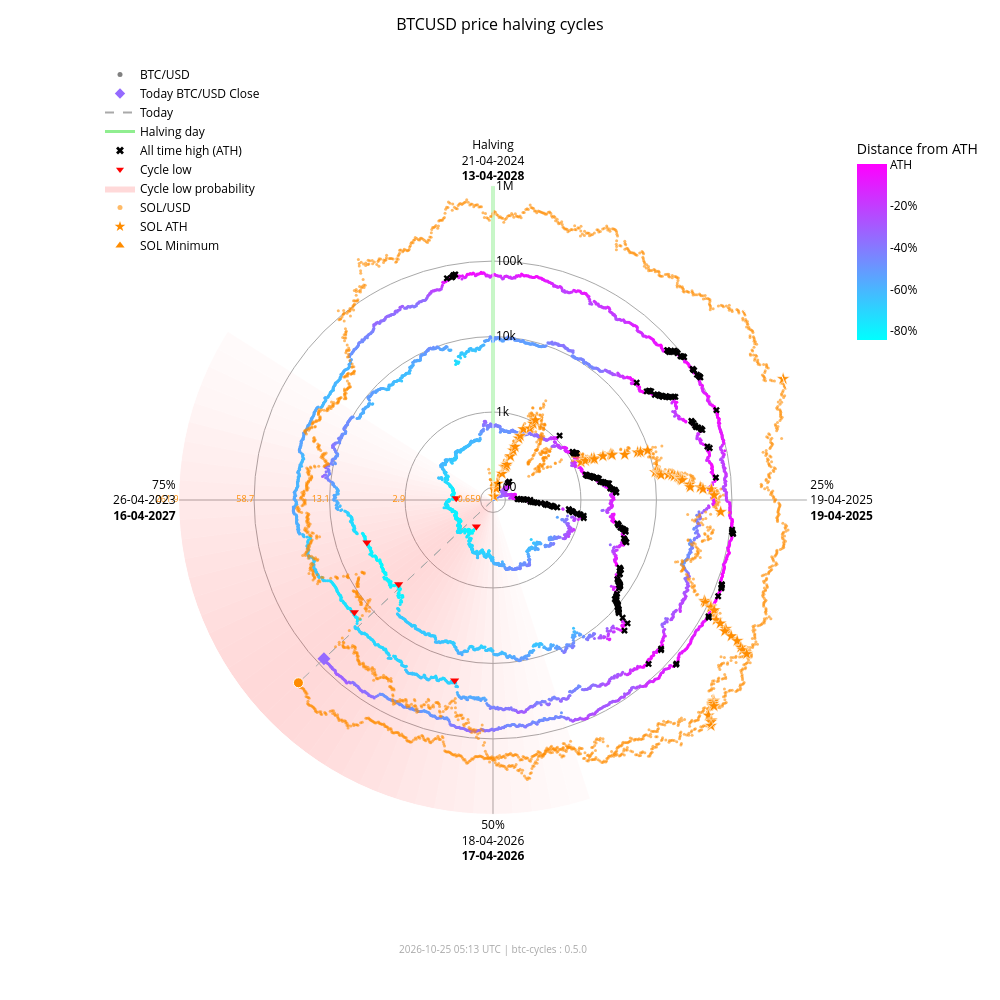

The notebook cell this image was saved under:
### Markdown cell above
### Interactive chart with overlay

### Code cell
fig_overlay_interactive = btc.plot(
    kind="interactive",
    from_date="2012-11-28",
    overlay=sol,
)
fig_overlay_interactive.show(config={"scrollZoom": True, "displayModeBar": True})

### Figure 1 — Plotly figure (JSON) as saved in the notebook; plotly's stock layout.template omitted (floating-point values rounded to 4 significant figures; data arrays with more than 128 entries replaced by an {"elided": "..."} marker saying what was removed)
{"data": [{"fill": "toself", "fillcolor": "rgba(255,0,0,0.018306980149439524)", "hoverinfo": "skip", "line": {"width": 0}, "mode": "lines", "r": [68.43, 1000000, 1000000, 68.43, 68.43], "showlegend": false, "theta": [162.0, 162.0, 165.6, 165.6, 162.0], "type": "scatterpolar"}, {"fill": "toself", "fillcolor": "rgba(255,0,0,0.02405911634527998)", "hoverinfo": "skip", "line": {"width": 0}, "mode": "lines", "r": [68.43, 1000000, 1000000, 68.43, 68.43], "showlegend": false, "theta": [165.6, 165.6, 169.2, 169.2, 165.6], "type": "scatterpolar"}, {"fill": "toself", "fillcolor": "rgba(255,0,0,0.030803449372254352)", "hoverinfo": "skip", "line": {"width": 0}, "mode": "lines", "r": [68.43, 1000000, 1000000, 68.43, 68.43], "showlegend": false, "theta": [169.2, 169.2, 172.8, 172.8, 169.2], "type": "scatterpolar"}, {"fill": "toself", "fillcolor": "rgba(255,0,0,0.03847233586005252)", "hoverinfo": "skip", "line": {"width": 0}, "mode": "lines", "r": [68.43, 1000000, 1000000, 68.43, 68.43], "showlegend": false, "theta": [172.8, 172.8, 176.4, 176.4, 172.8], "type": "scatterpolar"}, {"fill": "toself", "fillcolor": "rgba(255,0,0,0.04694405159551339)", "hoverinfo": "skip", "line": {"width": 0}, "mode": "lines", "r": [68.43, 1000000, 1000000, 68.43, 68.43], "showlegend": false, "theta": [176.4, 176.4, 180.0, 180.0, 176.4], "type": "scatterpolar"}, {"fill": "toself", "fillcolor": "rgba(255,0,0,0.05605603979818329)", "hoverinfo": "skip", "line": {"width": 0}, "mode": "lines", "r": [68.43, 1000000, 1000000, 68.43, 68.43], "showlegend": false, "theta": [180.0, 180.0, 183.6, 183.6, 180.0], "type": "scatterpolar"}, {"fill": "toself", "fillcolor": "rgba(255,0,0,0.06562330627802694)", "hoverinfo": "skip", "line": {"width": 0}, "mode": "lines", "r": [68.43, 1000000, 1000000, 68.43, 68.43], "showlegend": false, "theta": [183.6, 183.6, 187.2, 187.2, 183.6], "type": "scatterpolar"}, {"fill": "toself", "fillcolor": "rgba(255,0,0,0.07545707932574237)", "hoverinfo": "skip", "line": {"width": 0}, "mode": "lines", "r": [68.43, 1000000, 1000000, 68.43, 68.43], "showlegend": false, "theta": [187.2, 187.2, 190.8, 190.8, 187.2], "type": "scatterpolar"}, {"fill": "toself", "fillcolor": "rgba(255,0,0,0.08537841060169407)", "hoverinfo": "skip", "line": {"width": 0}, "mode": "lines", "r": [68.43, 1000000, 1000000, 68.43, 68.43], "showlegend": false, "theta": [190.8, 190.8, 194.4, 194.4, 190.8], "type": "scatterpolar"}, {"fill": "toself", "fillcolor": "rgba(255,0,0,0.09522272137134848)", "hoverinfo": "skip", "line": {"width": 0}, "mode": "lines", "r": [68.43, 1000000, 1000000, 68.43, 68.43], "showlegend": false, "theta": [194.4, 194.4, 198.0, 198.0, 194.4], "type": "scatterpolar"}, {"fill": "toself", "fillcolor": "rgba(255,0,0,0.10483418800389058)", "hoverinfo": "skip", "line": {"width": 0}, "mode": "lines", "r": [68.43, 1000000, 1000000, 68.43, 68.43], "showlegend": false, "theta": [198.0, 198.0, 201.6, 201.6, 198.0], "type": "scatterpolar"}, {"fill": "toself", "fillcolor": "rgba(255,0,0,0.11405248627197925)", "hoverinfo": "skip", "line": {"width": 0}, "mode": "lines", "r": [68.43, 1000000, 1000000, 68.43, 68.43], "showlegend": false, "theta": [201.6, 201.6, 205.2, 205.2, 201.6], "type": "scatterpolar"}, {"fill": "toself", "fillcolor": "rgba(255,0,0,0.12269756305009562)", "hoverinfo": "skip", "line": {"width": 0}, "mode": "lines", "r": [68.43, 1000000, 1000000, 68.43, 68.43], "showlegend": false, "theta": [205.2, 205.2, 208.8, 208.8, 205.2], "type": "scatterpolar"}, {"fill": "toself", "fillcolor": "rgba(255,0,0,0.13055959037792858)", "hoverinfo": "skip", "line": {"width": 0}, "mode": "lines", "r": [68.43, 1000000, 1000000, 68.43, 68.43], "showlegend": false, "theta": [208.8, 208.8, 212.4, 212.4, 208.8], "type": "scatterpolar"}, {"fill": "toself", "fillcolor": "rgba(255,0,0,0.13740037014073872)", "hoverinfo": "skip", "line": {"width": 0}, "mode": "lines", "r": [68.43, 1000000, 1000000, 68.43, 68.43], "showlegend": false, "theta": [212.4, 212.4, 216.0, 216.0, 212.4], "type": "scatterpolar"}, {"fill": "toself", "fillcolor": "rgba(255,0,0,0.14296927208088228)", "hoverinfo": "skip", "line": {"width": 0}, "mode": "lines", "r": [68.43, 1000000, 1000000, 68.43, 68.43], "showlegend": false, "theta": [216.0, 216.0, 219.6, 219.6, 216.0], "type": "scatterpolar"}, {"fill": "toself", "fillcolor": "rgba(255,0,0,0.14703219887325494)", "hoverinfo": "skip", "line": {"width": 0}, "mode": "lines", "r": [68.43, 1000000, 1000000, 68.43, 68.43], "showlegend": false, "theta": [219.6, 219.6, 223.2, 223.2, 219.6], "type": "scatterpolar"}, {"fill": "toself", "fillcolor": "rgba(255,0,0,0.14940752827264187)", "hoverinfo": "skip", "line": {"width": 0}, "mode": "lines", "r": [68.43, 1000000, 1000000, 68.43, 68.43], "showlegend": false, "theta": [223.2, 223.2, 226.8, 226.8, 223.2], "type": "scatterpolar"}, {"fill": "toself", "fillcolor": "rgba(255,0,0,0.15)", "hoverinfo": "skip", "line": {"width": 0}, "mode": "lines", "r": [68.43, 1000000, 1000000, 68.43, 68.43], "showlegend": false, "theta": [226.8, 226.8, 230.4, 230.4, 226.8], "type": "scatterpolar"}, {"fill": "toself", "fillcolor": "rgba(255,0,0,0.14882314851976614)", "hoverinfo": "skip", "line": {"width": 0}, "mode": "lines", "r": [68.43, 1000000, 1000000, 68.43, 68.43], "showlegend": false, "theta": [230.4, 230.4, 234.0, 234.0, 230.4], "type": "scatterpolar"}, {"fill": "toself", "fillcolor": "rgba(255,0,0,0.14600334989350275)", "hoverinfo": "skip", "line": {"width": 0}, "mode": "lines", "r": [68.43, 1000000, 1000000, 68.43, 68.43], "showlegend": false, "theta": [234.0, 234.0, 237.6, 237.6, 234.0], "type": "scatterpolar"}, {"fill": "toself", "fillcolor": "rgba(255,0,0,0.14176315293000513)", "hoverinfo": "skip", "line": {"width": 0}, "mode": "lines", "r": [68.43, 1000000, 1000000, 68.43, 68.43], "showlegend": false, "theta": [237.6, 237.6, 241.2, 241.2, 237.6], "type": "scatterpolar"}, {"fill": "toself", "fillcolor": "rgba(255,0,0,0.1363869302869166)", "hoverinfo": "skip", "line": {"width": 0}, "mode": "lines", "r": [68.43, 1000000, 1000000, 68.43, 68.43], "showlegend": false, "theta": [241.2, 241.2, 244.8, 244.8, 241.2], "type": "scatterpolar"}, {"fill": "toself", "fillcolor": "rgba(255,0,0,0.13017643696734477)", "hoverinfo": "skip", "line": {"width": 0}, "mode": "lines", "r": [68.43, 1000000, 1000000, 68.43, 68.43], "showlegend": false, "theta": [244.8, 244.8, 248.4, 248.4, 244.8], "type": "scatterpolar"}, {"fill": "toself", "fillcolor": "rgba(255,0,0,0.1234063302665758)", "hoverinfo": "skip", "line": {"width": 0}, "mode": "lines", "r": [68.43, 1000000, 1000000, 68.43, 68.43], "showlegend": false, "theta": [248.4, 248.4, 252.0, 252.0, 248.4], "type": "scatterpolar"}, {"fill": "toself", "fillcolor": "rgba(255,0,0,0.11628949020714345)", "hoverinfo": "skip", "line": {"width": 0}, "mode": "lines", "r": [68.43, 1000000, 1000000, 68.43, 68.43], "showlegend": false, "theta": [252.0, 252.0, 255.6, 255.6, 252.0], "type": "scatterpolar"}, {"fill": "toself", "fillcolor": "rgba(255,0,0,0.108959277972535)", "hoverinfo": "skip", "line": {"width": 0}, "mode": "lines", "r": [68.43, 1000000, 1000000, 68.43, 68.43], "showlegend": false, "theta": [255.6, 255.6, 259.2, 259.2, 255.6], "type": "scatterpolar"}, {"fill": "toself", "fillcolor": "rgba(255,0,0,0.1014715299920515)", "hoverinfo": "skip", "line": {"width": 0}, "mode": "lines", "r": [68.43, 1000000, 1000000, 68.43, 68.43], "showlegend": false, "theta": [259.2, 259.2, 262.8, 262.8, 259.2], "type": "scatterpolar"}, {"fill": "toself", "fillcolor": "rgba(255,0,0,0.09382430417652897)", "hoverinfo": "skip", "line": {"width": 0}, "mode": "lines", "r": [68.43, 1000000, 1000000, 68.43, 68.43], "showlegend": false, "theta": [262.8, 262.8, 266.4, 266.4, 262.8], "type": "scatterpolar"}, {"fill": "toself", "fillcolor": "rgba(255,0,0,0.08598937207621672)", "hoverinfo": "skip", "line": {"width": 0}, "mode": "lines", "r": [68.43, 1000000, 1000000, 68.43, 68.43], "showlegend": false, "theta": [266.4, 266.4, 270.0, 270.0, 266.4], "type": "scatterpolar"}, {"fill": "toself", "fillcolor": "rgba(255,0,0,0.07794710108398434)", "hoverinfo": "skip", "line": {"width": 0}, "mode": "lines", "r": [68.43, 1000000, 1000000, 68.43, 68.43], "showlegend": false, "theta": [270.0, 270.0, 273.6, 273.6, 270.0], "type": "scatterpolar"}, {"fill": "toself", "fillcolor": "rgba(255,0,0,0.06971614429145927)", "hoverinfo": "skip", "line": {"width": 0}, "mode": "lines", "r": [68.43, 1000000, 1000000, 68.43, 68.43], "showlegend": false, "theta": [273.6, 273.6, 277.2, 277.2, 273.6], "type": "scatterpolar"}, {"fill": "toself", "fillcolor": "rgba(255,0,0,0.061371174705723626)", "hoverinfo": "skip", "line": {"width": 0}, "mode": "lines", "r": [68.43, 1000000, 1000000, 68.43, 68.43], "showlegend": false, "theta": [277.2, 277.2, 280.8, 280.8, 277.2], "type": "scatterpolar"}, {"fill": "toself", "fillcolor": "rgba(255,0,0,0.05304520605236535)", "hoverinfo": "skip", "line": {"width": 0}, "mode": "lines", "r": [68.43, 1000000, 1000000, 68.43, 68.43], "showlegend": false, "theta": [280.8, 280.8, 284.4, 284.4, 280.8], "type": "scatterpolar"}, {"fill": "toself", "fillcolor": "rgba(255,0,0,0.044916938988340704)", "hoverinfo": "skip", "line": {"width": 0}, "mode": "lines", "r": [68.43, 1000000, 1000000, 68.43, 68.43], "showlegend": false, "theta": [284.4, 284.4, 288.0, 288.0, 284.4], "type": "scatterpolar"}, {"fill": "toself", "fillcolor": "rgba(255,0,0,0.0371870550186571)", "hoverinfo": "skip", "line": {"width": 0}, "mode": "lines", "r": [68.43, 1000000, 1000000, 68.43, 68.43], "showlegend": false, "theta": [288.0, 288.0, 291.6, 291.6, 288.0], "type": "scatterpolar"}, {"fill": "toself", "fillcolor": "rgba(255,0,0,0.030049603184432498)", "hoverinfo": "skip", "line": {"width": 0}, "mode": "lines", "r": [68.43, 1000000, 1000000, 68.43, 68.43], "showlegend": false, "theta": [291.6, 291.6, 295.2, 295.2, 291.6], "type": "scatterpolar"}, {"fill": "toself", "fillcolor": "rgba(255,0,0,0.023665126797805223)", "hoverinfo": "skip", "line": {"width": 0}, "mode": "lines", "r": [68.43, 1000000, 1000000, 68.43, 68.43], "showlegend": false, "theta": [295.2, 295.2, 298.8, 298.8, 295.2], "type": "scatterpolar"}, {"fill": "toself", "fillcolor": "rgba(255,0,0,0.018141004067302662)", "hoverinfo": "skip", "line": {"width": 0}, "mode": "lines", "r": [68.43, 1000000, 1000000, 68.43, 68.43], "showlegend": false, "theta": [298.8, 298.8, 302.4, 302.4, 298.8], "type": "scatterpolar"}, {"hoverinfo": "skip", "line": {"color": "darkgrey", "dash": "dash", "width": 1}, "mode": "lines", "r": [68.43, 80790.0], "showlegend": false, "theta": [226.8, 226.8], "type": "scatterpolar"}, {"hoverinfo": "skip", "line": {"color": "darkgrey", "dash": "dash", "width": 1}, "mode": "lines", "r": [68.43, 235300.0], "showlegend": false, "theta": [226.8, 226.8], "type": "scatterpolar"}, {"hoverinfo": "skip", "line": {"color": "lightgreen", "width": 3}, "mode": "lines", "r": [68.43, 1000000], "showlegend": false, "theta": [0, 0], "type": "scatterpolar"}, {"hoverinfo": "text", "marker": {"color": {"elided": "4929 str values"}, "size": 3}, "mode": "markers", "r": {"elided": "4929 float values"}, "showlegend": false, "text": {"elided": "4929 str values"}, "theta": {"elided": "4929 float values"}, "type": "scatterpolar"}, {"hoverinfo": "text", "marker": {"color": "#FF8C00", "opacity": 0.6, "size": 3}, "mode": "markers", "r": {"elided": "2389 float values"}, "showlegend": false, "text": {"elided": "2389 str values"}, "theta": {"elided": "2389 float values"}, "type": "scatterpolar"}, {"hoverinfo": "text", "marker": {"color": "#956aff", "size": 10, "symbol": "diamond"}, "mode": "markers", "r": [80790.0], "showlegend": false, "text": ["Today<br>Date: 2026-10-24<br>Price: $80,790.84"], "theta": [226.8], "type": "scatterpolar"}, {"hoverinfo": "text", "marker": {"color": "#FF8C00", "line": {"color": "white", "width": 1}, "size": 10, "symbol": "circle"}, "mode": "markers", "r": [235300.0], "showlegend": false, "text": ["Today SOL<br>Date: 2026-10-24<br>Price: $102.27"], "theta": [226.8], "type": "scatterpolar"}, {"hoverinfo": "text", "marker": {"color": "#FF8C00", "line": {"color": "white", "width": 0.5}, "size": 10, "symbol": "star"}, "mode": "markers", "r": [68.43, 76.69, 98.28, 115.1, 160.2, 199.2, 200.3, 203.8, 217.3, 287.8, 349.8, 397.3, 523.3, 573.2, 718.1, 798.5, 948.0, 1078.0, 1271.0, 1461.0, 1785.0, 1908.0, 1917.0, 2530.0, 3215.0, 3302.0, 3322.0, 4795.0, 7121.0, 7760.0, 9679.0, 10370.0, 11210.0, 11600.0, 11830.0, 12190.0, 15220.0, 16990.0, 18090.0, 20010.0, 20730.0, 21720.0, 21920.0, 22700.0, 28100.0, 28410.0, 38550.0, 41750.0, 54000.0, 58230.0, 71670.0, 86520.0, 90770.0, 111800.0, 112400.0, 128500.0, 155700.0, 182600.0, 229400.0, 231200.0, 295100.0, 371400.0, 451600.0, 493500.0, 583700.0, 612100.0, 618900.0, 644000.0, 686600.0, 744100.0, 879500.0, 907500.0, 980900.0, 1000000.0], "showlegend": false, "text": ["SOL ATH<br>Date: 2020-04-10<br>Price: $0.95", "SOL ATH<br>Date: 2020-07-12<br>Price: $1.02", "SOL ATH<br>Date: 2020-07-13<br>Price: $1.18", "SOL ATH<br>Date: 2020-07-15<br>Price: $1.29", "SOL ATH<br>Date: 2020-07-26<br>Price: $1.57", "SOL ATH<br>Date: 2020-07-27<br>Price: $1.78", "SOL ATH<br>Date: 2020-07-28<br>Price: $1.78", "SOL ATH<br>Date: 2020-08-03<br>Price: $1.80", "SOL ATH<br>Date: 2020-08-04<br>Price: $1.87", "SOL ATH<br>Date: 2020-08-06<br>Price: $2.21", "SOL ATH<br>Date: 2020-08-08<br>Price: $2.47", "SOL ATH<br>Date: 2020-08-09<br>Price: $2.67", "SOL ATH<br>Date: 2020-08-10<br>Price: $3.13", "SOL ATH<br>Date: 2020-08-11<br>Price: $3.30", "SOL ATH<br>Date: 2020-08-12<br>Price: $3.77", "SOL ATH<br>Date: 2020-08-28<br>Price: $4.01", "SOL ATH<br>Date: 2020-08-30<br>Price: $4.44", "SOL ATH<br>Date: 2020-08-31<br>Price: $4.78", "SOL ATH<br>Date: 2021-02-02<br>Price: $5.27", "SOL ATH<br>Date: 2021-02-03<br>Price: $5.72", "SOL ATH<br>Date: 2021-02-04<br>Price: $6.43", "SOL ATH<br>Date: 2021-02-05<br>Price: $6.68", "SOL ATH<br>Date: 2021-02-07<br>Price: $6.70", "SOL ATH<br>Date: 2021-02-08<br>Price: $7.88", "SOL ATH<br>Date: 2021-02-10<br>Price: $9.07", "SOL ATH<br>Date: 2021-02-11<br>Price: $9.22", "SOL ATH<br>Date: 2021-02-12<br>Price: $9.25", "SOL ATH<br>Date: 2021-02-19<br>Price: $11.47", "SOL ATH<br>Date: 2021-02-22<br>Price: $14.45", "SOL ATH<br>Date: 2021-02-23<br>Price: $15.20", "SOL ATH<br>Date: 2021-02-24<br>Price: $17.30", "SOL ATH<br>Date: 2021-03-28<br>Price: $18.02", "SOL ATH<br>Date: 2021-03-29<br>Price: $18.85", "SOL ATH<br>Date: 2021-03-30<br>Price: $19.23", "SOL ATH<br>Date: 2021-03-31<br>Price: $19.47", "SOL ATH<br>Date: 2021-04-02<br>Price: $19.81", "SOL ATH<br>Date: 2021-04-03<br>Price: $22.55", "SOL ATH<br>Date: 2021-04-04<br>Price: $24.06", "SOL ATH<br>Date: 2021-04-06<br>Price: $24.96", "SOL ATH<br>Date: 2021-04-07<br>Price: $26.48", "SOL ATH<br>Date: 2021-04-08<br>Price: $27.03", "SOL ATH<br>Date: 2021-04-09<br>Price: $27.78", "SOL ATH<br>Date: 2021-04-11<br>Price: $27.93", "SOL ATH<br>Date: 2021-04-12<br>Price: $28.51", "SOL ATH<br>Date: 2021-04-18<br>Price: $32.30", "SOL ATH<br>Date: 2021-04-21<br>Price: $32.51", "SOL ATH<br>Date: 2021-04-22<br>Price: $38.88", "SOL ATH<br>Date: 2021-04-24<br>Price: $40.74", "SOL ATH<br>Date: 2021-04-25<br>Price: $47.37", "SOL ATH<br>Date: 2021-05-01<br>Price: $49.51", "SOL ATH<br>Date: 2021-05-18<br>Price: $55.91", "SOL ATH<br>Date: 2021-08-16<br>Price: $62.43", "SOL ATH<br>Date: 2021-08-17<br>Price: $64.21", "SOL ATH<br>Date: 2021-08-18<br>Price: $72.54", "SOL ATH<br>Date: 2021-08-19<br>Price: $72.76", "SOL ATH<br>Date: 2021-08-20<br>Price: $78.72", "SOL ATH<br>Date: 2021-08-27<br>Price: $88.09", "SOL ATH<br>Date: 2021-08-28<br>Price: $96.70", "SOL ATH<br>Date: 2021-08-30<br>Price: $110.54", "SOL ATH<br>Date: 2021-09-01<br>Price: $111.03", "SOL ATH<br>Date: 2021-09-02<br>Price: $128.10", "SOL ATH<br>Date: 2021-09-03<br>Price: $146.58", "SOL ATH<br>Date: 2021-09-06<br>Price: $164.38", "SOL ATH<br>Date: 2021-09-07<br>Price: $173.15", "SOL ATH<br>Date: 2021-09-08<br>Price: $191.04", "SOL ATH<br>Date: 2021-10-22<br>Price: $196.43", "SOL ATH<br>Date: 2021-10-23<br>Price: $197.70", "SOL ATH<br>Date: 2021-10-24<br>Price: $202.36", "SOL ATH<br>Date: 2021-10-25<br>Price: $210.10", "SOL ATH<br>Date: 2021-11-02<br>Price: $220.24", "SOL ATH<br>Date: 2021-11-03<br>Price: $242.90", "SOL ATH<br>Date: 2021-11-04<br>Price: $247.39", "SOL ATH<br>Date: 2021-11-06<br>Price: $258.93", "SOL ATH<br>Date: 2025-01-18<br>Price: $261.87"], "theta": [352.0, 15.5, 15.75, 16.25, 19.0, 19.25, 19.5, 21.0, 21.25, 21.75, 22.25, 22.5, 22.75, 23.0, 23.25, 27.25, 27.75, 28.0, 66.75, 67.0, 67.25, 67.5, 68.0, 68.25, 68.75, 69.0, 69.25, 71.0, 71.75, 72.0, 72.25, 80.25, 80.5, 80.75, 81.0, 81.5, 81.75, 82.0, 82.5, 82.75, 83.0, 83.25, 83.75, 84.0, 85.5, 86.25, 86.5, 87.0, 87.25, 88.75, 93.0, 115.5, 115.8, 116.0, 116.2, 116.5, 118.2, 118.5, 119.0, 119.5, 119.8, 120.0, 120.7, 121.0, 121.3, 132.2, 132.5, 132.8, 133.0, 135.0, 135.2, 135.5, 136.0, 67.35], "type": "scatterpolar"}, {"hoverinfo": "text", "marker": {"color": "#FF8C00", "line": {"color": "white", "width": 0.5}, "size": 10, "symbol": "triangle-up"}, "mode": "markers", "r": [68.43], "showlegend": false, "text": ["SOL Minimum<br>Date: 2020-05-11<br>Price: $0.52"], "theta": [0.0], "type": "scatterpolar"}, {"hoverinfo": "text", "marker": {"color": "black", "size": 6, "symbol": "x"}, "mode": "markers", "r": {"elided": "182 float values"}, "showlegend": false, "text": {"elided": "182 str values"}, "theta": {"elided": "182 float values"}, "type": "scatterpolar"}, {"hoverinfo": "text", "marker": {"color": "red", "size": 8, "symbol": "triangle-down"}, "mode": "markers", "r": [178.1, 210.5, 3237.0, 3961.0, 19020.0, 15790.0], "showlegend": false, "text": ["Cycle Low<br>Date: 2015-01-14<br>Price: $178.10<br>ATH distance: -84.5%", "Cycle Low<br>Date: 2015-08-24<br>Price: $210.49<br>ATH distance: -81.7%", "Cycle Low<br>Date: 2018-12-15<br>Price: $3,236.76<br>ATH distance: -83.4%", "Cycle Low<br>Date: 2019-03-15<br>Price: $3,960.91<br>ATH distance: -79.7%", "Cycle Low<br>Date: 2022-06-18<br>Price: $19,017.64<br>ATH distance: -71.9%", "Cycle Low<br>Date: 2022-11-21<br>Price: $15,787.28<br>ATH distance: -76.6%"], "theta": [212.1, 272.7, 228.3, 251.4, 192.0, 231.0], "type": "scatterpolar"}, {"marker": {"color": "grey", "size": 5}, "mode": "markers", "name": "BTC/USD", "r": [null], "theta": [null], "type": "scatterpolar"}, {"marker": {"color": "#956aff", "size": 8, "symbol": "diamond"}, "mode": "markers", "name": "Today BTC/USD Close", "r": [null], "theta": [null], "type": "scatterpolar"}, {"line": {"color": "darkgrey", "dash": "dash"}, "mode": "lines", "name": "Today", "r": [null], "theta": [null], "type": "scatterpolar"}, {"line": {"color": "lightgreen", "width": 3}, "mode": "lines", "name": "Halving day", "r": [null], "theta": [null], "type": "scatterpolar"}, {"marker": {"color": "black", "size": 7, "symbol": "x"}, "mode": "markers", "name": "All time high (ATH)", "r": [null], "theta": [null], "type": "scatterpolar"}, {"marker": {"color": "red", "size": 7, "symbol": "triangle-down"}, "mode": "markers", "name": "Cycle low", "r": [null], "theta": [null], "type": "scatterpolar"}, {"fill": "toself", "fillcolor": "rgba(255,0,0,0.15)", "line": {"width": 0}, "mode": "lines", "name": "Cycle low probability", "r": [null], "theta": [null], "type": "scatterpolar"}, {"marker": {"color": "#FF8C00", "opacity": 0.6, "size": 5}, "mode": "markers", "name": "SOL/USD", "r": [null], "theta": [null], "type": "scatterpolar"}, {"marker": {"color": "#FF8C00", "size": 8, "symbol": "star"}, "mode": "markers", "name": "SOL ATH", "r": [null], "theta": [null], "type": "scatterpolar"}, {"marker": {"color": "#FF8C00", "size": 8, "symbol": "triangle-up"}, "mode": "markers", "name": "SOL Minimum", "r": [null], "theta": [null], "type": "scatterpolar"}, {"hoverinfo": "skip", "marker": {"cmax": 0, "cmin": -0.8453, "color": [0], "colorbar": {"len": 0.25, "ticktext": ["ATH", "-20%", "-40%", "-60%", "-80%", "-100%"], "tickvals": [0, -0.2, -0.4, -0.6, -0.8, -1.0], "title": {"text": "Distance from ATH"}, "x": 0.95, "y": 0.92, "yanchor": "top"}, "colorscale": {"elided": "256x2 mixed values"}, "showscale": true, "size": 0}, "mode": "markers", "r": [null], "showlegend": false, "theta": [null], "type": "scatterpolar"}, {"hoverinfo": "skip", "mode": "text", "r": [100, 1000, 10000, 100000, 1000000], "showlegend": false, "text": ["0.659", "2.9", "13.1", "58.7", "261.9"], "textfont": {"color": "#FF8C00", "size": 9}, "textposition": "middle left", "theta": [270, 270, 270, 270, 270], "type": "scatterpolar"}], "layout": {"annotations": [{"font": {"color": "darkgrey", "size": 10}, "showarrow": false, "text": "2026-10-25 05:13 UTC | btc-cycles : 0.5.0", "x": 0.5, "xref": "paper", "y": -0.02, "yref": "paper"}], "font": {"color": "black"}, "height": 1000, "legend": {"bgcolor": "rgba(0,0,0,0)", "font": {"color": "black"}, "x": 0.0, "y": 1.0}, "margin": {"b": 60, "l": 100, "r": 80, "t": 60}, "paper_bgcolor": "white", "plot_bgcolor": "white", "polar": {"angularaxis": {"color": "black", "direction": "clockwise", "gridcolor": "darkgrey", "rotation": 90, "ticktext": ["Halving<br>21-04-2024<br><b>13-04-2028</b>", "25%<br>19-04-2025<br><b>19-04-2025</b>", "50%<br>18-04-2026<br><b>17-04-2026</b>", "75%<br>26-04-2023<br><b>16-04-2027</b>"], "tickvals": [0, 90, 180, 270]}, "bgcolor": "white", "domain": {"x": [0.1, 0.9], "y": [0.05, 0.95]}, "radialaxis": {"angle": 90, "color": "black", "gridcolor": "darkgrey", "range": [1.835, 6.0], "tickangle": 90, "ticktext": ["100", "1k", "10k", "100k", "1M"], "tickvals": [100, 1000, 10000, 100000, 1000000], "type": "log"}}, "title": {"font": {"color": "black", "size": 16}, "text": "BTCUSD price halving cycles", "x": 0.5}, "width": 1000}}
